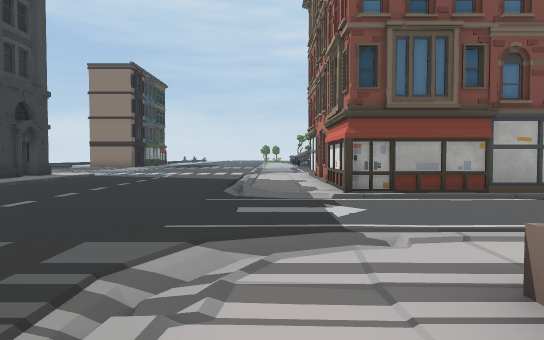
View 1 (above)

24 first-person views from a walk through a Unity game level. The camera is 1.3 m above the floor, tilts 2° down and sees 70° across. The floor is counted in squares, 2 m on a side. Each view is taken from the middle of a square. On the plan, view 1 faces up. The plan holds only what a view shows up to about 11 squares ahead; the rest is blank. The place goes on beyond the plan. The player character is not drawn. Some surface patterns are stand-ins.

View 2
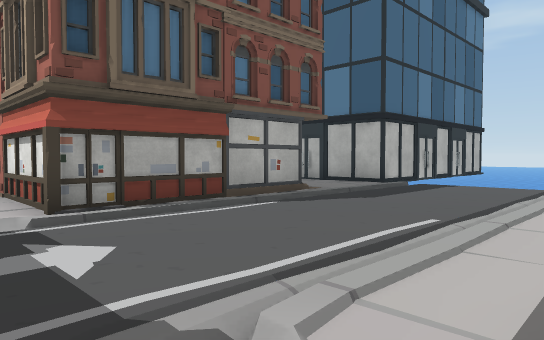

View 3
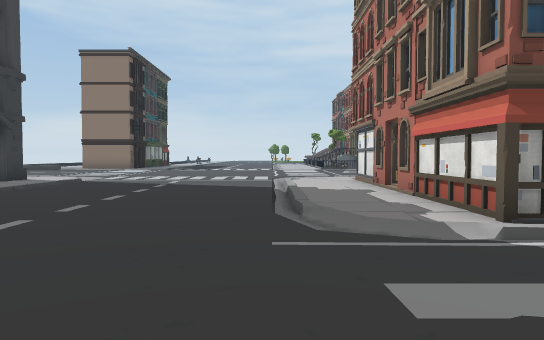

View 4
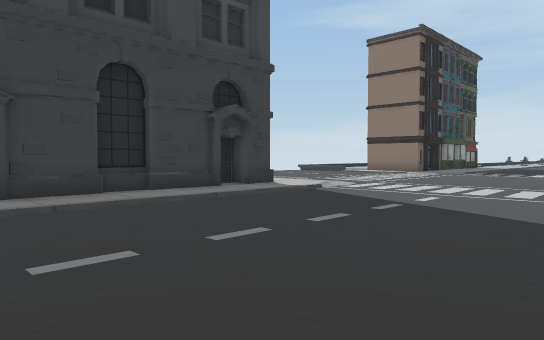

View 5
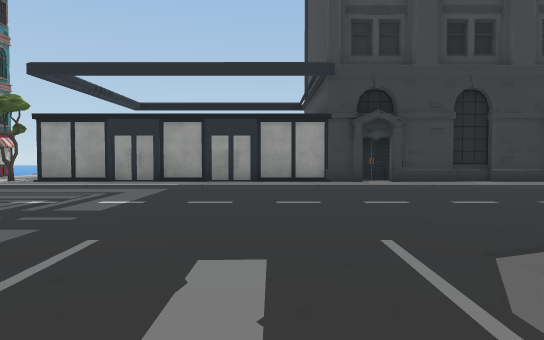

View 6
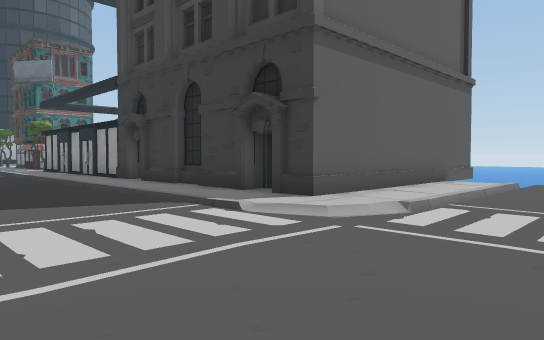

View 7
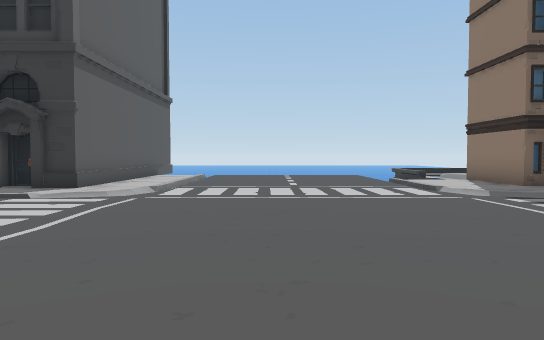

View 8
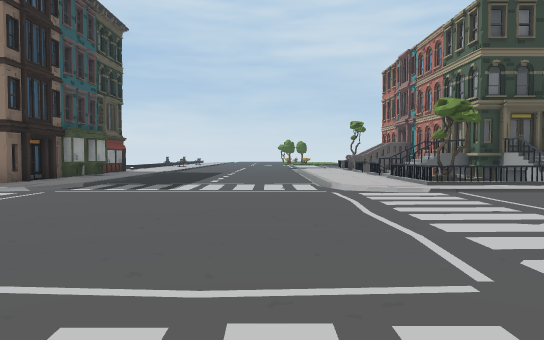

View 9
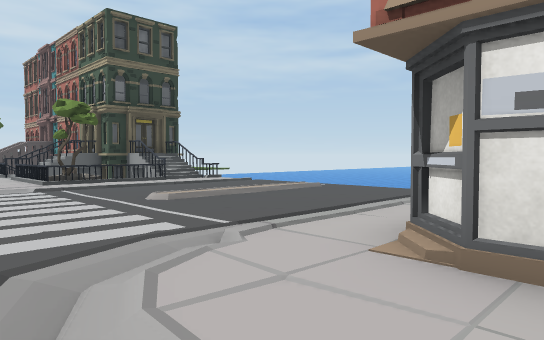

View 10
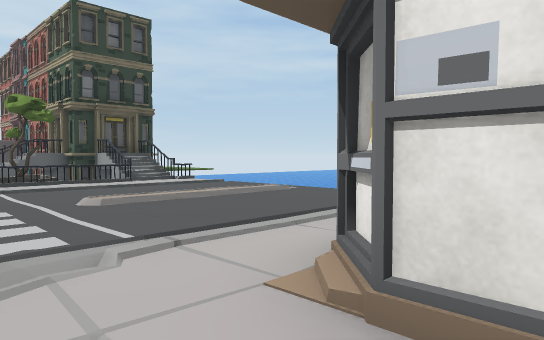

View 11
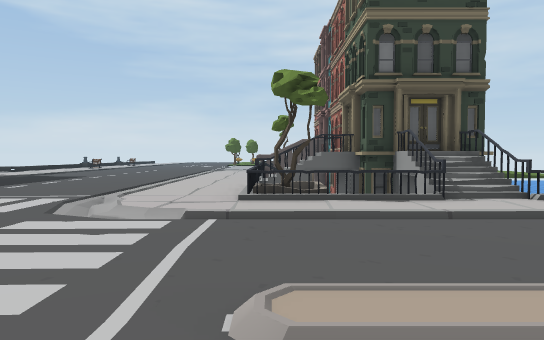

View 12
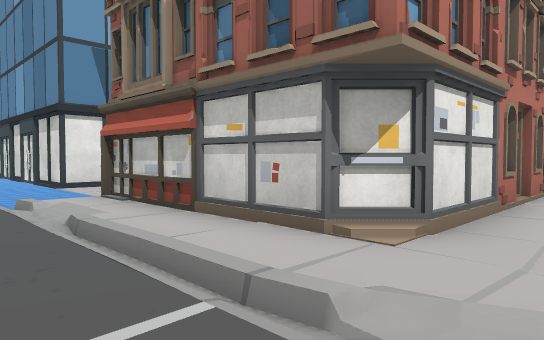

View 13
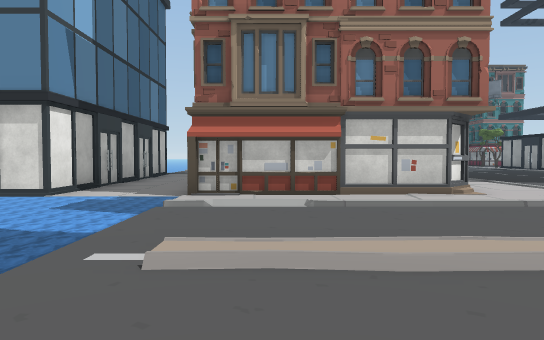

View 14
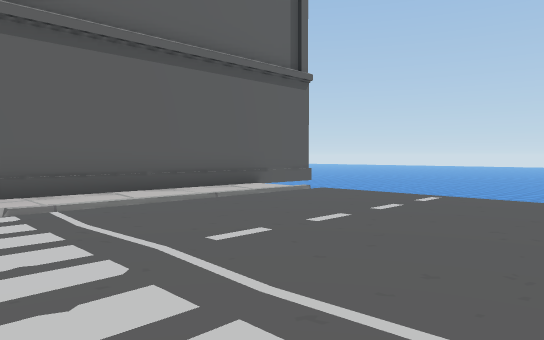

View 15
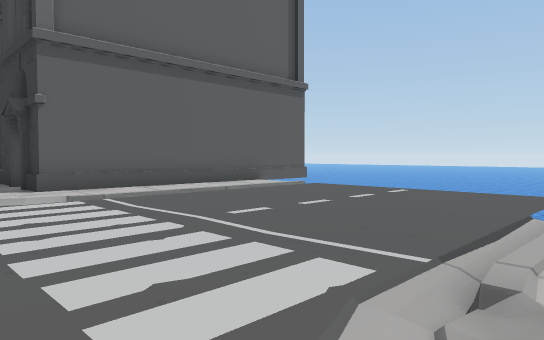

View 16
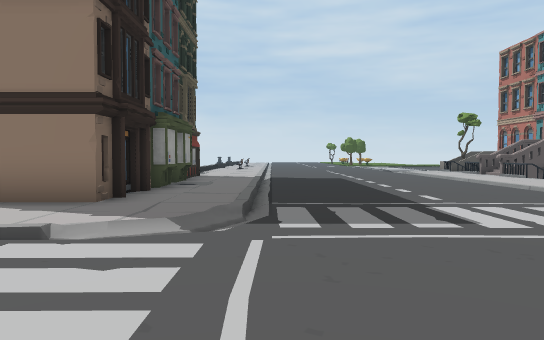

View 17
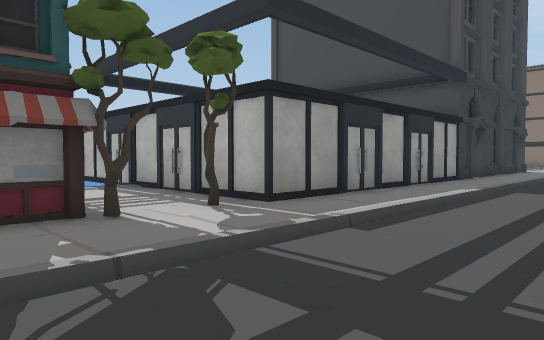

View 18
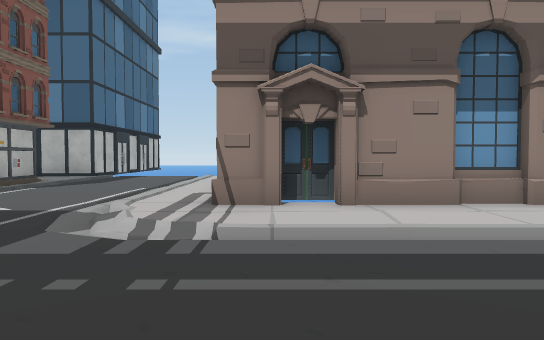

View 19
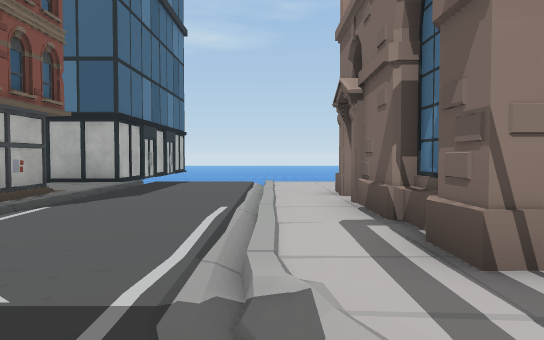

View 20
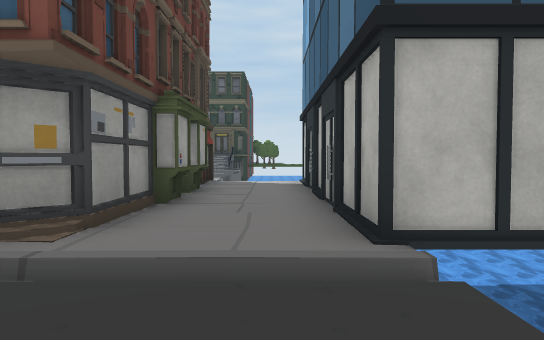

View 21
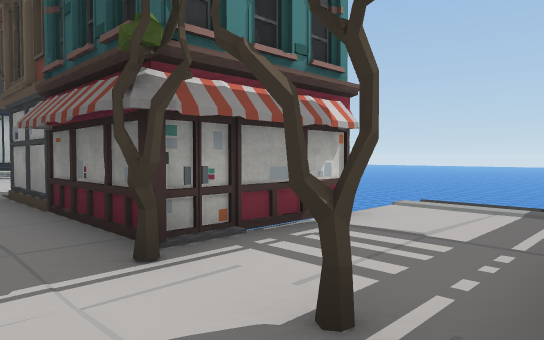

View 22
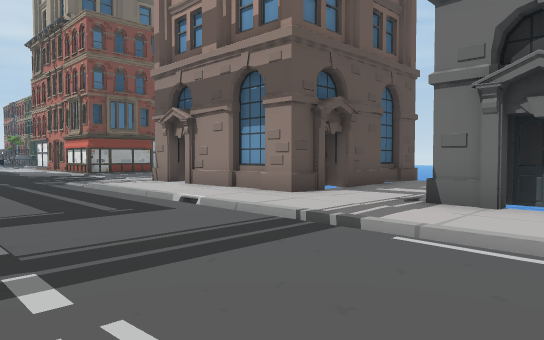

View 23
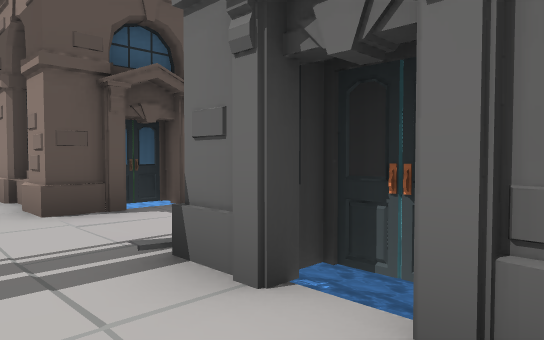

View 24
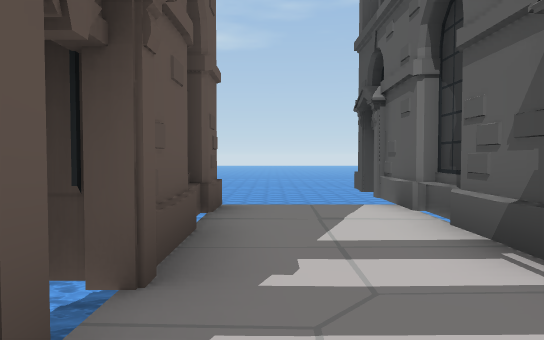

### Floor plan
Key: @ floor where view 1 was taken; # wall or solid block; x gap in a wall; . main floor; - floor 0.25 m lower than the main floor; _ floor 5.25 m lower than the main floor; / step, stairs or slope; = window, fence, low wall or low ledge; v drop or lower ground; T tree; P planter; O other object.
Columns run from 15 left of view 1 to 11 right of it. Each row starts with its distance up from view 1.
 25       ## ......  v ##
 24     ###O ......  PP#/v
 23        ..........TO#/O
 22        ..........
 21   vvv...........//////
 20   ................./..
 19   ................./..
 18   ................./..
 17   ....................
 16   ....................
 15        ..........
 14 ##OO#OO#./..../..#####..###
 13       ## /..../..#   #..#
 12       #O /..../ O#   #..#
 11       ## /..../ .#   #..#
 10        # /..../ O#   #..#
  9        O /..../  #   #..#
  8       ## /..../..#   #  #
  7        O /....../#####  xvv
  6        # /......////////v
  5        # /..............v
  4        # /..............v
  3        # /.....-//
  2        # /..../..../.     v
  1        # /..../.##O##O  vvv
  0        # /. ../@##     vvv
 -1 vvv#####./. ../ O#    vvv
 -2   v....T /..../ =#    vvvv
 -3   v... T /..../ O#####vvvv
 -4    v_### /..../ ......vvv
 -5       #  /..../ ......
 -6       #    .../ O########
 -7       #    .../  #
 -8       #    .../.O#

Positions as (right, up) in squares from view 1, and headings:
1: (0, 0), facing up
2: (0, 2), facing up-right
3: (-1, 3), facing up
4: (-1, 7), facing up-left
5: (2, 5), facing left
6: (-3, 18), facing down-left
7: (0, 18), facing left
8: (-2, 14), facing up
9: (-1, 13), facing up-right
10: (0, 13), facing up-right
11: (2, 17), facing up
12: (0, 17), facing down-right
13: (5, 21), facing down
14: (-7, 21), facing down-left
15: (-6, 22), facing down-left
16: (-6, 18), facing up
17: (-4, -5), facing up-left
18: (-4, 1), facing right
19: (-1, 3), facing right
20: (8, 4), facing up
21: (-7, -1), facing down-left
22: (-4, -8), facing up-right
23: (0, -8), facing up-right
24: (1, -4), facing right
